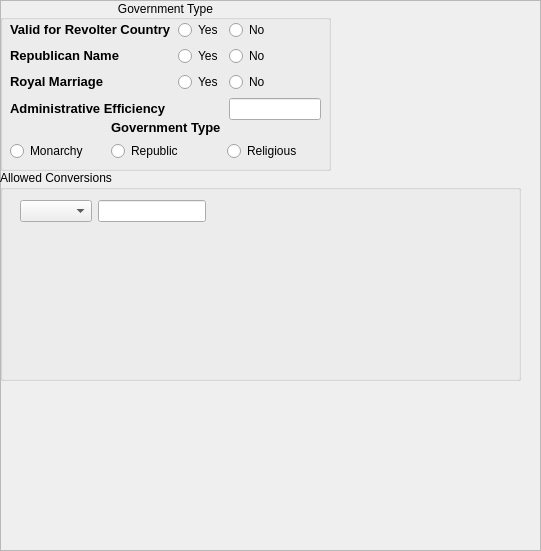
<?xml version="1.0" encoding="UTF-8"?>
<ui version="4.0">
 <class>Governments</class>
 <widget class="QFrame" name="Governments">
  <property name="geometry">
   <rect>
    <x>0</x>
    <y>0</y>
    <width>541</width>
    <height>551</height>
   </rect>
  </property>
  <property name="windowTitle">
   <string>Frame</string>
  </property>
  <property name="frameShape">
   <enum>QFrame::StyledPanel</enum>
  </property>
  <property name="frameShadow">
   <enum>QFrame::Raised</enum>
  </property>
  <widget class="QGroupBox" name="groupBox">
   <property name="geometry">
    <rect>
     <x>0</x>
     <y>0</y>
     <width>331</width>
     <height>171</height>
    </rect>
   </property>
   <property name="title">
    <string>Government Type</string>
   </property>
   <property name="alignment">
    <set>Qt::AlignCenter</set>
   </property>
   <widget class="QWidget" name="gridLayoutWidget">
    <property name="geometry">
     <rect>
      <x>10</x>
      <y>20</y>
      <width>311</width>
      <height>101</height>
     </rect>
    </property>
    <layout class="QGridLayout" name="gridLayout">
     <item row="0" column="0">
      <widget class="QLabel" name="label">
       <property name="text">
        <string>&lt;!DOCTYPE HTML PUBLIC &quot;-//W3C//DTD HTML 4.0//EN&quot; &quot;http://www.w3.org/TR/REC-html40/strict.dtd&quot;&gt;
&lt;html&gt;&lt;head&gt;&lt;meta name=&quot;qrichtext&quot; content=&quot;1&quot; /&gt;&lt;style type=&quot;text/css&quot;&gt;
p, li { white-space: pre-wrap; }
&lt;/style&gt;&lt;/head&gt;&lt;body style=&quot; font-family:'MS Shell Dlg 2'; font-size:8.25pt; font-weight:400; font-style:normal;&quot;&gt;
&lt;p style=&quot; margin-top:0px; margin-bottom:0px; margin-left:0px; margin-right:0px; -qt-block-indent:0; text-indent:0px;&quot;&gt;&lt;span style=&quot; font-size:10pt; font-weight:600;&quot;&gt;Valid for Revolter Country&lt;/span&gt;&lt;/p&gt;&lt;/body&gt;&lt;/html&gt;</string>
       </property>
      </widget>
     </item>
     <item row="0" column="1">
      <widget class="QRadioButton" name="radioButton_4">
       <property name="text">
        <string>Yes</string>
       </property>
      </widget>
     </item>
     <item row="0" column="2">
      <widget class="QRadioButton" name="radioButton_5">
       <property name="text">
        <string>No</string>
       </property>
      </widget>
     </item>
     <item row="1" column="0">
      <widget class="QLabel" name="label_2">
       <property name="text">
        <string>&lt;!DOCTYPE HTML PUBLIC &quot;-//W3C//DTD HTML 4.0//EN&quot; &quot;http://www.w3.org/TR/REC-html40/strict.dtd&quot;&gt;
&lt;html&gt;&lt;head&gt;&lt;meta name=&quot;qrichtext&quot; content=&quot;1&quot; /&gt;&lt;style type=&quot;text/css&quot;&gt;
p, li { white-space: pre-wrap; }
&lt;/style&gt;&lt;/head&gt;&lt;body style=&quot; font-family:'MS Shell Dlg 2'; font-size:8.25pt; font-weight:400; font-style:normal;&quot;&gt;
&lt;p style=&quot; margin-top:0px; margin-bottom:0px; margin-left:0px; margin-right:0px; -qt-block-indent:0; text-indent:0px;&quot;&gt;&lt;span style=&quot; font-size:10pt; font-weight:600;&quot;&gt;Republican Name&lt;/span&gt;&lt;/p&gt;&lt;/body&gt;&lt;/html&gt;</string>
       </property>
      </widget>
     </item>
     <item row="1" column="1">
      <widget class="QRadioButton" name="radioButton_6">
       <property name="text">
        <string>Yes</string>
       </property>
      </widget>
     </item>
     <item row="1" column="2">
      <widget class="QRadioButton" name="radioButton_7">
       <property name="text">
        <string>No</string>
       </property>
      </widget>
     </item>
     <item row="2" column="0">
      <widget class="QLabel" name="label_3">
       <property name="text">
        <string>&lt;!DOCTYPE HTML PUBLIC &quot;-//W3C//DTD HTML 4.0//EN&quot; &quot;http://www.w3.org/TR/REC-html40/strict.dtd&quot;&gt;
&lt;html&gt;&lt;head&gt;&lt;meta name=&quot;qrichtext&quot; content=&quot;1&quot; /&gt;&lt;style type=&quot;text/css&quot;&gt;
p, li { white-space: pre-wrap; }
&lt;/style&gt;&lt;/head&gt;&lt;body style=&quot; font-family:'MS Shell Dlg 2'; font-size:8.25pt; font-weight:400; font-style:normal;&quot;&gt;
&lt;p style=&quot; margin-top:0px; margin-bottom:0px; margin-left:0px; margin-right:0px; -qt-block-indent:0; text-indent:0px;&quot;&gt;&lt;span style=&quot; font-size:10pt; font-weight:600;&quot;&gt;Royal Marriage&lt;/span&gt;&lt;/p&gt;&lt;/body&gt;&lt;/html&gt;</string>
       </property>
      </widget>
     </item>
     <item row="2" column="1">
      <widget class="QRadioButton" name="radioButton_8">
       <property name="text">
        <string>Yes</string>
       </property>
      </widget>
     </item>
     <item row="2" column="2">
      <widget class="QRadioButton" name="radioButton_9">
       <property name="text">
        <string>No</string>
       </property>
      </widget>
     </item>
     <item row="3" column="0">
      <widget class="QLabel" name="label_4">
       <property name="text">
        <string>&lt;!DOCTYPE HTML PUBLIC &quot;-//W3C//DTD HTML 4.0//EN&quot; &quot;http://www.w3.org/TR/REC-html40/strict.dtd&quot;&gt;
&lt;html&gt;&lt;head&gt;&lt;meta name=&quot;qrichtext&quot; content=&quot;1&quot; /&gt;&lt;style type=&quot;text/css&quot;&gt;
p, li { white-space: pre-wrap; }
&lt;/style&gt;&lt;/head&gt;&lt;body style=&quot; font-family:'MS Shell Dlg 2'; font-size:8.25pt; font-weight:400; font-style:normal;&quot;&gt;
&lt;p style=&quot; margin-top:0px; margin-bottom:0px; margin-left:0px; margin-right:0px; -qt-block-indent:0; text-indent:0px;&quot;&gt;&lt;span style=&quot; font-size:10pt; font-weight:600;&quot;&gt;Administrative Efficiency&lt;/span&gt;&lt;/p&gt;&lt;/body&gt;&lt;/html&gt;</string>
       </property>
      </widget>
     </item>
     <item row="3" column="2">
      <widget class="QLineEdit" name="lineEdit"/>
     </item>
    </layout>
   </widget>
   <widget class="QWidget" name="gridLayoutWidget_2">
    <property name="geometry">
     <rect>
      <x>10</x>
      <y>120</y>
      <width>311</width>
      <height>41</height>
     </rect>
    </property>
    <layout class="QGridLayout" name="gridLayout_2">
     <item row="1" column="0">
      <widget class="QRadioButton" name="radioButton">
       <property name="text">
        <string>Monarchy</string>
       </property>
      </widget>
     </item>
     <item row="1" column="1">
      <widget class="QRadioButton" name="radioButton_2">
       <property name="text">
        <string>Republic</string>
       </property>
      </widget>
     </item>
     <item row="1" column="2">
      <widget class="QRadioButton" name="radioButton_3">
       <property name="text">
        <string>Religious</string>
       </property>
      </widget>
     </item>
     <item row="0" column="1">
      <widget class="QLabel" name="label_5">
       <property name="text">
        <string>&lt;!DOCTYPE HTML PUBLIC &quot;-//W3C//DTD HTML 4.0//EN&quot; &quot;http://www.w3.org/TR/REC-html40/strict.dtd&quot;&gt;
&lt;html&gt;&lt;head&gt;&lt;meta name=&quot;qrichtext&quot; content=&quot;1&quot; /&gt;&lt;style type=&quot;text/css&quot;&gt;
p, li { white-space: pre-wrap; }
&lt;/style&gt;&lt;/head&gt;&lt;body style=&quot; font-family:'MS Shell Dlg 2'; font-size:8.25pt; font-weight:400; font-style:normal;&quot;&gt;
&lt;p style=&quot; margin-top:0px; margin-bottom:0px; margin-left:0px; margin-right:0px; -qt-block-indent:0; text-indent:0px;&quot;&gt;&lt;span style=&quot; font-size:10pt; font-weight:600;&quot;&gt;Government Type&lt;/span&gt;&lt;/p&gt;&lt;/body&gt;&lt;/html&gt;</string>
       </property>
      </widget>
     </item>
    </layout>
   </widget>
  </widget>
  <widget class="QGroupBox" name="groupBox_2">
   <property name="geometry">
    <rect>
     <x>0</x>
     <y>170</y>
     <width>521</width>
     <height>211</height>
    </rect>
   </property>
   <property name="title">
    <string>Allowed Conversions</string>
   </property>
   <widget class="QWidget" name="formLayoutWidget">
    <property name="geometry">
     <rect>
      <x>20</x>
      <y>30</y>
      <width>471</width>
      <height>80</height>
     </rect>
    </property>
    <layout class="QFormLayout" name="formLayout">
     <property name="fieldGrowthPolicy">
      <enum>QFormLayout::FieldsStayAtSizeHint</enum>
     </property>
     <item row="0" column="0">
      <widget class="QComboBox" name="comboBox"/>
     </item>
     <item row="0" column="1">
      <widget class="QLineEdit" name="lineEdit_2"/>
     </item>
    </layout>
   </widget>
  </widget>
 </widget>
 <resources/>
 <connections/>
</ui>
